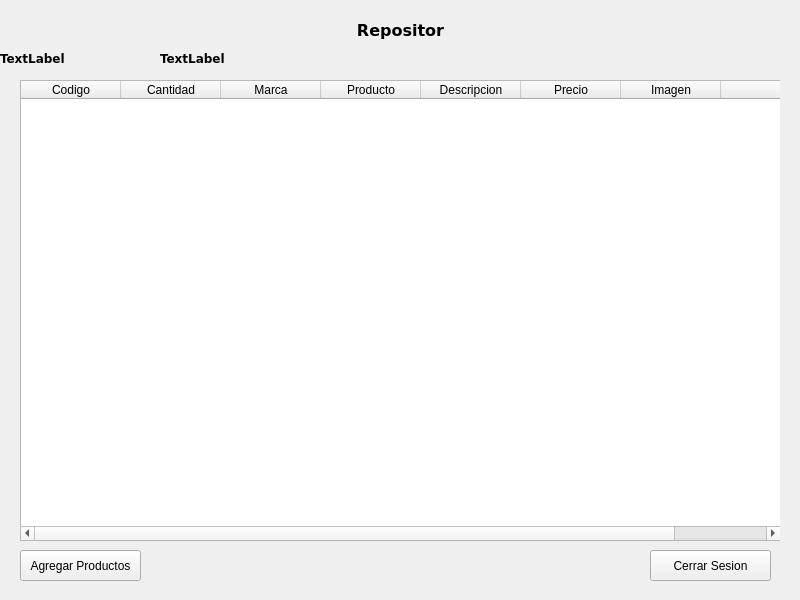
   <widget class="QWidget" name="WRepositor" native="true">
    <property name="geometry">
     <rect>
      <x>0</x>
      <y>800</y>
      <width>800</width>
      <height>600</height>
     </rect>
    </property>
    <property name="minimumSize">
     <size>
      <width>800</width>
      <height>600</height>
     </size>
    </property>
    <property name="maximumSize">
     <size>
      <width>800</width>
      <height>600</height>
     </size>
    </property>
    <widget class="QLabel" name="LblRepositor">
     <property name="geometry">
      <rect>
       <x>0</x>
       <y>20</y>
       <width>801</width>
       <height>20</height>
      </rect>
     </property>
     <property name="font">
      <font>
       <family>DejaVu Sans</family>
       <pointsize>12</pointsize>
       <weight>75</weight>
       <bold>true</bold>
      </font>
     </property>
     <property name="text">
      <string>Repositor</string>
     </property>
     <property name="alignment">
      <set>Qt::AlignCenter</set>
     </property>
    </widget>
    <widget class="QLabel" name="lblCatRep">
     <property name="geometry">
      <rect>
       <x>0</x>
       <y>50</y>
       <width>151</width>
       <height>17</height>
      </rect>
     </property>
     <property name="font">
      <font>
       <family>DejaVu Sans</family>
       <weight>75</weight>
       <bold>true</bold>
      </font>
     </property>
     <property name="text">
      <string>TextLabel</string>
     </property>
    </widget>
    <widget class="QLabel" name="lblfechaInrep">
     <property name="geometry">
      <rect>
       <x>160</x>
       <y>50</y>
       <width>281</width>
       <height>17</height>
      </rect>
     </property>
     <property name="font">
      <font>
       <family>DejaVu Sans</family>
       <weight>75</weight>
       <bold>true</bold>
      </font>
     </property>
     <property name="text">
      <string>TextLabel</string>
     </property>
    </widget>
    <widget class="QPushButton" name="BtnAltaRep">
     <property name="geometry">
      <rect>
       <x>20</x>
       <y>550</y>
       <width>121</width>
       <height>31</height>
      </rect>
     </property>
     <property name="text">
      <string>Agregar Productos</string>
     </property>
    </widget>
    <widget class="QPushButton" name="BtnSalirRep">
     <property name="geometry">
      <rect>
       <x>650</x>
       <y>550</y>
       <width>121</width>
       <height>31</height>
      </rect>
     </property>
     <property name="text">
      <string>Cerrar Sesion</string>
     </property>
    </widget>
    <widget class="QWidget" name="WRepoConsultarProd" native="true">
     <property name="geometry">
      <rect>
       <x>20</x>
       <y>80</y>
       <width>760</width>
       <height>461</height>
      </rect>
     </property>
     <widget class="QTableWidget" name="TWRepoConsultarProductos">
      <property name="geometry">
       <rect>
        <x>0</x>
        <y>0</y>
        <width>761</width>
        <height>461</height>
       </rect>
      </property>
      <column>
       <property name="text">
        <string>Codigo</string>
       </property>
      </column>
      <column>
       <property name="text">
        <string>Cantidad</string>
       </property>
      </column>
      <column>
       <property name="text">
        <string>Marca</string>
       </property>
      </column>
      <column>
       <property name="text">
        <string>Producto</string>
       </property>
      </column>
      <column>
       <property name="text">
        <string>Descripcion</string>
       </property>
      </column>
      <column>
       <property name="text">
        <string>Precio</string>
       </property>
      </column>
      <column>
       <property name="text">
        <string>Imagen</string>
       </property>
      </column>
      <column>
       <property name="text">
        <string/>
       </property>
      </column>
     </widget>
    </widget>
    <zorder>WRepoConsultarProd</zorder>
    <zorder>LblRepositor</zorder>
    <zorder>lblCatRep</zorder>
    <zorder>lblfechaInrep</zorder>
    <zorder>BtnAltaRep</zorder>
    <zorder>BtnSalirRep</zorder>
   </widget>
